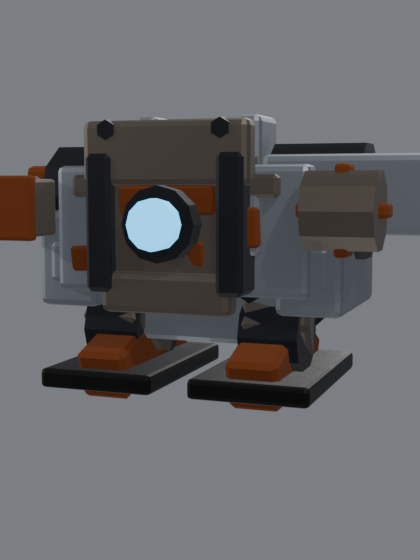
#> input picture art/preview/turn/00.png, 420 x 560 px, found by its file name; its folder holds only this picture in this run
$ python compose_sheet.py
#> lines starting #> are read from the running program, lines starting #| are printed output that depends on the picture
"""Composes rendered views into one strip, so a turnaround is a single image to look at.

    python3 tools/blender/compose_sheet.py art/preview/turn art/preview/turn.png

Runs under SYSTEM python (it needs PIL), not Blender's bundled interpreter.

Six separate PNGs are six separate things to open, and in practice that means only the
first one gets looked at properly -- which is exactly how a roster of parts with detached
shoulders passed inspection. One strip makes every angle unavoidable.
"""

import os
import sys

from PIL import Image


def main():
    source = sys.argv[1] if len(sys.argv) > 1 else "art/preview/turn"
    target = sys.argv[2] if len(sys.argv) > 2 else "art/preview/turn.png"
    columns = int(sys.argv[3]) if len(sys.argv) > 3 else 0

    names = sorted(n for n in os.listdir(source) if n.endswith(".png"))
    if not names:
        print(f"no PNGs in {source}")
        return

    tiles = [Image.open(os.path.join(source, n)).convert("RGB") for n in names]
    width, height = tiles[0].size
#> width = 420; height = 560
    if columns <= 0:
        columns = len(tiles)
#> columns = 1
    rows = (len(tiles) + columns - 1) // columns
#> rows = 1

    sheet = Image.new("RGB", (width * columns, height * rows), (28, 30, 33))
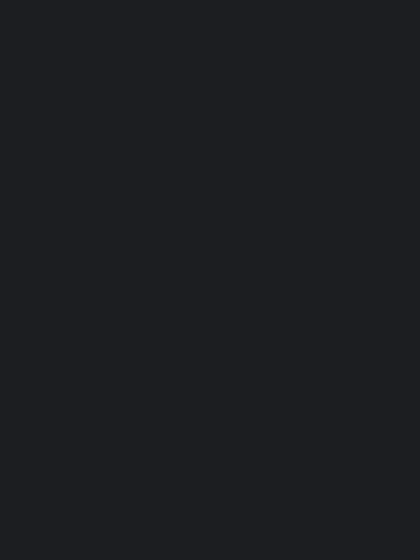
#> sheet: PIL image 420x560 RGB; mean R, G, B 28, 30, 33
    for index, tile in enumerate(tiles):
        sheet.paste(tile, ((index % columns) * width, (index // columns) * height))
#> this loop made 1 pass

    os.makedirs(os.path.dirname(target) or ".", exist_ok=True)
    sheet.save(target)
    print(f"composed {len(tiles)} views -> {target} ({sheet.size[0]}x{sheet.size[1]})")
#| composed 1 views -> art/preview/turn.png (420x560)


if __name__ == "__main__":
    main()
